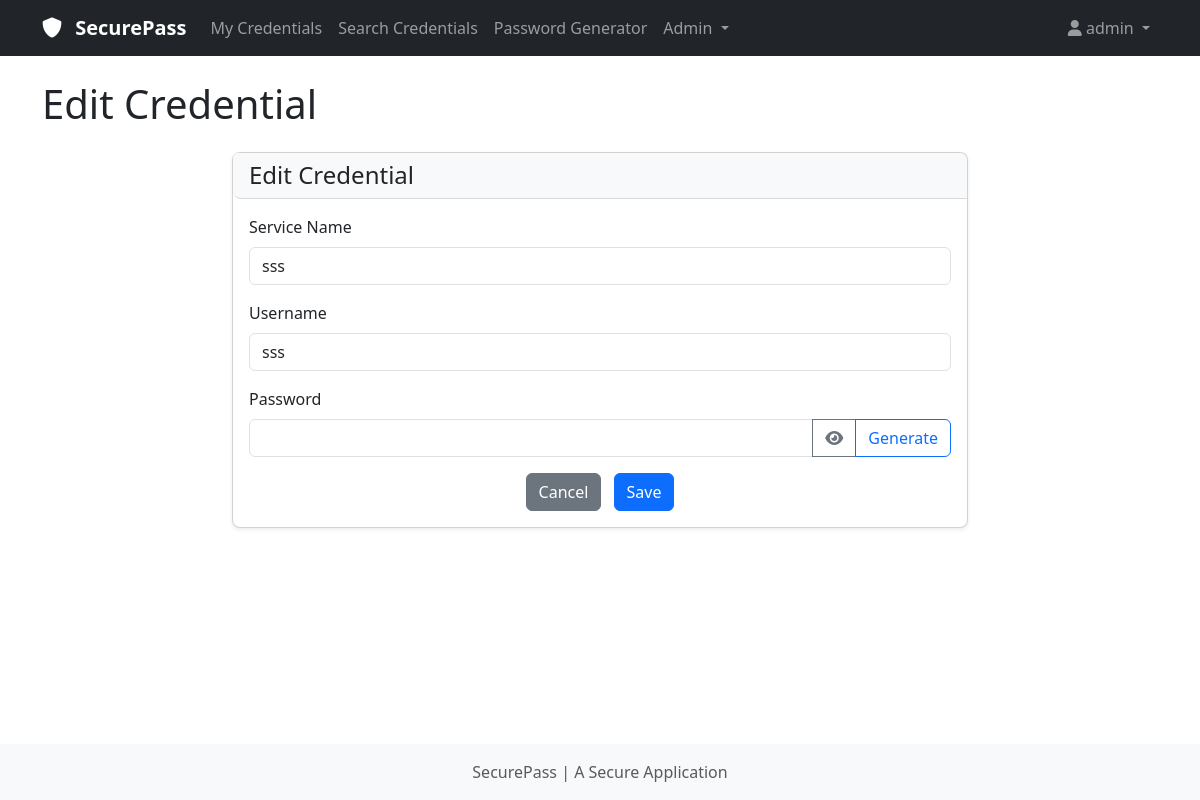
/edit/210 (signed in), run on the app's committed database.
### app/models.py (models this page shows, shortened)
class User(UserMixin, db.Model):
    __tablename__ = 'users'
    id = db.Column(db.Integer, primary_key=True)
    username = db.Column(db.String(64), index=True, unique=True)
    password_hash = db.Column(db.String(128), nullable=False)
    salt = db.Column(db.String(128), nullable=False)
    encryption_key = db.Column(db.String(128), nullable=False)
    created_at = db.Column(db.DateTime, default=datetime.utcnow)
    last_login = db.Column(db.DateTime, nullable=True)
    is_admin = db.Column(db.Boolean, default=False)
    credentials = db.relationship('Credential', backref='user', lazy='dynamic', cascade='all, delete-orphan')
    logs = db.relationship('Log', backref='user', lazy='dynamic')
    auth_token = db.Column(db.String(64),nullable=True)
    auth_token_expiry = db.Column(db.DateTime, nullable=True)

class Credential(db.Model):
    __tablename__ = 'credentials'
    id = db.Column(db.Integer, primary_key=True)
    user_id = db.Column(db.Integer, db.ForeignKey('users.id'), nullable=False)
    service_name = db.Column(db.String(128), nullable=False)
    username = db.Column(db.String(128), nullable=False)
    encrypted_password = db.Column(db.Text, nullable=True)
    iv = db.Column(db.String(128), nullable=False) # initialisation vector for encryption
    created_at = db.Column(db.DateTime, default=datetime.utcnow)
    updated_at = db.Column(db.DateTime, default=datetime.utcnow, onupdate=datetime.utcnow)

### app/routes/credentials.py (the view, shortened to what this page needs)
@credentials_bp.route('/edit/<int:id>', methods=['GET', 'POST'])
@login_required
def edit(id):
    credential = Credential.query.get_or_404(id)
    if credential.user_id != current_user.id:
        abort(403)
    if not current_user.encryption_key:
        flash('Your account needs to be updated.Please contact Admin', 'danger')
        return redirect(url_for('credentials.list'))
    form = CredentialForm()
    if request.method == 'GET':
        form.service_name.data = credential.service_name
        form.username.data = credential.username
        try:
            decrypted_password = decrypt_password(credential.encrypted_password, credential.iv,current_user.encryption_key)
            form.password.data = decrypted_password
        except Exception as e:
            flash('Error decrypting password. This may be due to a master password change', 'danger')
            return redirect(url_for('credentials.list'))
    return render_template('credentials/edit.html',title='Edit Credential', form=form, credential=credential)

### app/forms.py
class CredentialForm(FlaskForm):
    service_name = StringField('Service Name', validators=[DataRequired(), Length( max=128)])
    username = StringField('Username', validators=[DataRequired(), Length(max=128)])
    password = PasswordField('Password', validators=[DataRequired()])
    submit = SubmitField('Save')

### app/models.py (called while the page is built)
@login_manager.user_loader
def load_user(user_id):
    return User.query.get(int(user_id))

### app/utils/crypto.py (called while the page is built)
def derive_key(encryption_key, salt):
    if isinstance(encryption_key, str):
        try:
            key_bytes = base64.b64decode(encryption_key)
        except:
            key_bytes = encryption_key.encode('utf-8')
    else:
        key_bytes = encryption_key
    kdf = PBKDF2HMAC(algorithm=hashes.SHA256(),length=32,salt=salt,iterations=10000,backend=default_backend())
    return kdf.derive(key_bytes)

def decrypt_password(encrypted_password, iv, master_key):
    encrypted_data = base64.b64decode(encrypted_password)
    iv_bytes = base64.b64decode(iv)
    key = derive_key(master_key, iv_bytes)
    ciphertext = encrypted_data[:-16] # GCM tag is supposed to be 16 bytes
    tag = encrypted_data[-16:]
    cipher = Cipher(algorithms.AES(key), modes.GCM(iv_bytes,tag), backend=default_backend())
    decryptor = cipher.decryptor()
    decrypted_data = decryptor.update(ciphertext) + decryptor.finalize()
    return decrypted_data.decode('utf-8')

### app/templates/credentials/edit.html (shortened to what this page needs)
{% extends "base.html" %}
{% block content %}
<div class="row justify-content-center">
    <div class="col-md-8">
        <div class="card">
            <div class="card-header">
                <h4 class="mb-0">Edit Credential</h4>
            </div>
            <div class="card-body">
                <form method="POST" action="{{ url_for('credentials.edit', id=credential.id) }}">
                    <div class="mb-3">
                        {{ form.service_name.label(class="form-label") }}
                        {{ form.service_name(class="form-control") }}
                    </div>
                    <div class="mb-3">
                        {{ form.username.label(class="form-label") }}
                        {{ form.username(class="form-control") }}
                    </div>
                    <div class="mb-3">
                        {{ form.password.label(class="form-label") }}
                        <div class="input-group">
                            {{ form.password(class="form-control") }}
                            <button type="button" class="btn btn-outline-secondary" id="togglePassword">
                                <i class="fas fa-eye" id="toggleIcon"></i>
                            </button>
                            <button type="button" class="btn btn-outline-primary" id="generatePassword">
                                Generate
                            </button>
                        </div>
                    </div>
                    <div class="text-center">
                        <a href="{{ url_for('credentials.list') }}" class="btn btn-secondary me-2">Cancel</a>
                        {{form.submit(class="btn btn-primary")}}
                    </div>
                </form>
            </div>
        </div>
    </div>
</div>
{% endblock %}

### app/templates/base.html (shortened to what this page needs)
<!DOCTYPE html>
<html lang="en">
<head>
    <link href="https://cdn.jsdelivr.net/npm/bootstrap@5.3.0-alpha1/dist/css/bootstrap.min.css" rel="stylesheet">
    <link rel="stylesheet" href="https://cdnjs.cloudflare.com/ajax/libs/font-awesome/6.0.0/css/all.min.css">
    <link rel="stylesheet" href="{{ url_for('static', filename='css/styles.css') }}">
</head>
<body>
    <nav class="navbar navbar-expand-lg navbar-dark bg-dark">
        <div class="container">
            <a class="navbar-brand" href="{{ url_for('credentials.list') }}">
                <i class="fas fa-shield-alt"></i> SecurePass
            </a>
            <div class="collapse navbar-collapse" id="navbarNav">
                <ul class="navbar-nav me-auto">
                    {%  if current_user.is_authenticated %}
                    <li class="nav-item">
                        <a class="nav-link" href="{{ url_for('credentials.list') }}">My Credentials</a>
                    </li>
                    <li class="nav-item">
                        <a class="nav-link" href="{{ url_for('credentials.search') }}">Search Credentials</a>
                    </li>
                    <li class="nav-item">
                        <a class="nav-link" href="{{ url_for('generator.index') }}">Password Generator</a>
                    </li>
                    {% if current_user.is_admin %}
                    <li class="nav-item dropdown">
                        <a class="nav-link dropdown-toggle" href="#" id="adminDropdown" role="button" data-bs-toggle="dropdown" aria-expanded="false">
                            Admin
                        </a>
                    </li>
                    {% endif %}
                    {% endif %}
                </ul>
                <ul class="navbar-nav">
                    {%  if current_user.is_authenticated %}
                    <li class="nav-item dropdown">
                        <a class="nav-link dropdown-toggle" href="#" id="userDropdown" role="button" data-bs-toggle="dropdown" aria-expanded="false">
                            <i class="fas fa-user"></i> {{ current_user.username }}
                        </a>
                    </li>
                    {% endif %}
                </ul>
            </div>
        </div>
    </nav>
    <div class="container mt-4">
        <h1 class="mb-4">{{ title }}</h1>
        {% block content %}{% endblock %}
    </div>
    <footer class="footer mt-auto py-3 bg-light">
        <div class="container text-center">
            <span class="text-muted">SecurePass | A Secure Application </span>
        </div>
    </footer>
</body>
</html>

### app/static/css/styles.css (style rules this page uses)
body { min-height: 100vh; display: flex; flex-direction: column; }
.footer { margin-top: auto; }
.card { box-shadow: 0 0.125rem 0.25rem rgba(0, 0, 0, 0.075) ; border-radius: 0.5rem; margin-bottom: 1.5rem; }
.card-header { background-color: #f8f9fa; border-bottom: 1px solid rgba(0, 0, 0, 0.125); border-bottom-left-radius: 0.5rem !important; border-top-right-radius: 0.5rem !important; }
.navbar-brand { font-weight: bold; }
.navbar-brand i { margin-right: 0.5rem; }

### data on the page
User: username "admin"
Credential: service_name "sss", username "sss"

### other printed values
{{ title }} "Edit Credential"
